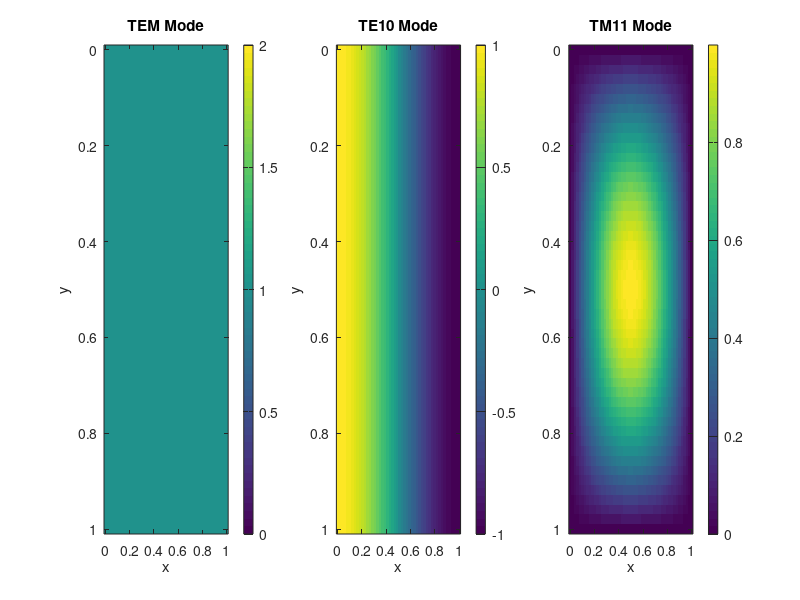

Write MATLAB code to recreate this figure. (Note: this script raises an error after producing the figure.)
clc;
clear;
close all;

% Create rectangular waveguide grid
x = linspace(0,1,50);
y = linspace(0,1,50);
[X,Y] = meshgrid(x,y);

% TEM mode
TEM = ones(50,50);

% TE10 mode
TE = cos(pi*X);

% TM11 mode
TM = sin(pi*X).*sin(pi*Y);

% Plot all modes
figure;

subplot(1,3,1);
imagesc(x,y,TEM);
title('TEM Mode');
xlabel('x');
ylabel('y');
colorbar;

subplot(1,3,2);
imagesc(x,y,TE);
title('TE10 Mode');
xlabel('x');
ylabel('y');
colorbar;

subplot(1,3,3);
imagesc(x,y,TM);
title('TM11 Mode');
xlabel('x');
ylabel('y');
colorbar;

sgtitle('Electromagnetic Propagation Modes');
